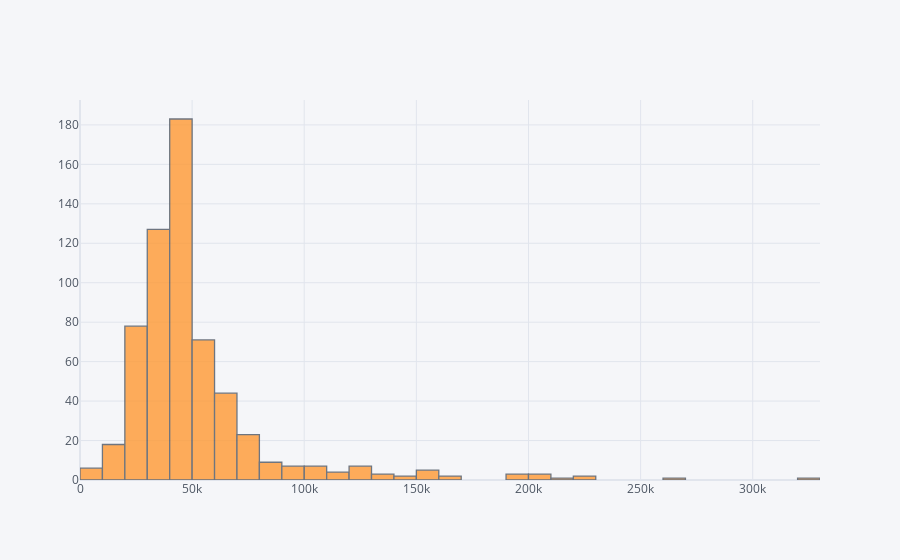

This figure's notebook cell:
### Code cell
df['Pay rate'].iplot('hist')

### Figure 1 — Plotly figure (JSON) as saved in the notebook; plotly's stock layout.template omitted (floating-point values rounded to 4 significant figures; data arrays with more than 128 entries replaced by an {"elided": "..."} marker saying what was removed)
{"data": [{"histfunc": "count", "histnorm": "", "marker": {"color": "rgba(255, 153, 51, 1.0)", "line": {"color": "#4D5663", "width": 1.3}}, "name": "Pay rate", "opacity": 0.8, "orientation": "v", "type": "histogram", "x": {"elided": "607 int values"}}], "layout": {"barmode": "overlay", "legend": {"bgcolor": "#F5F6F9", "font": {"color": "#4D5663"}}, "paper_bgcolor": "#F5F6F9", "plot_bgcolor": "#F5F6F9", "title": {"font": {"color": "#4D5663"}}, "xaxis": {"gridcolor": "#E1E5ED", "showgrid": true, "tickfont": {"color": "#4D5663"}, "title": {"font": {"color": "#4D5663"}, "text": ""}, "zerolinecolor": "#E1E5ED"}, "yaxis": {"gridcolor": "#E1E5ED", "showgrid": true, "tickfont": {"color": "#4D5663"}, "title": {"font": {"color": "#4D5663"}, "text": ""}, "zerolinecolor": "#E1E5ED"}}}
